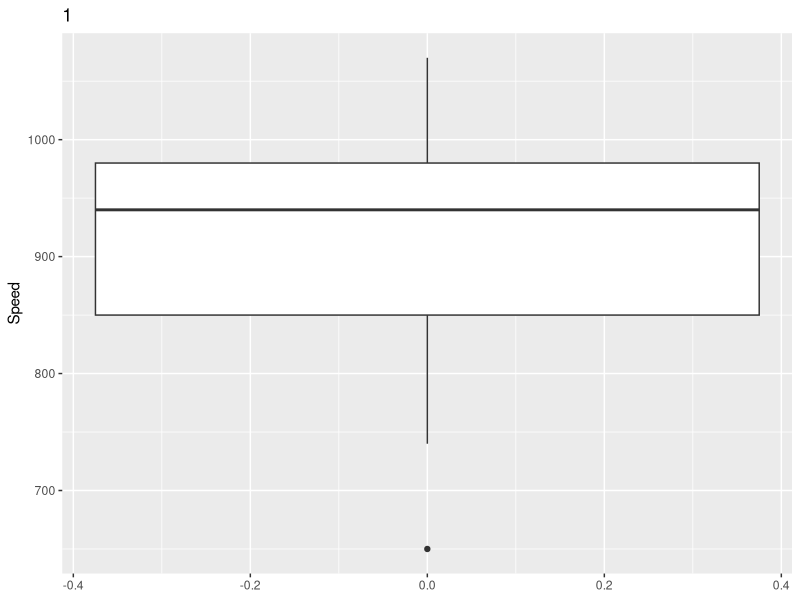
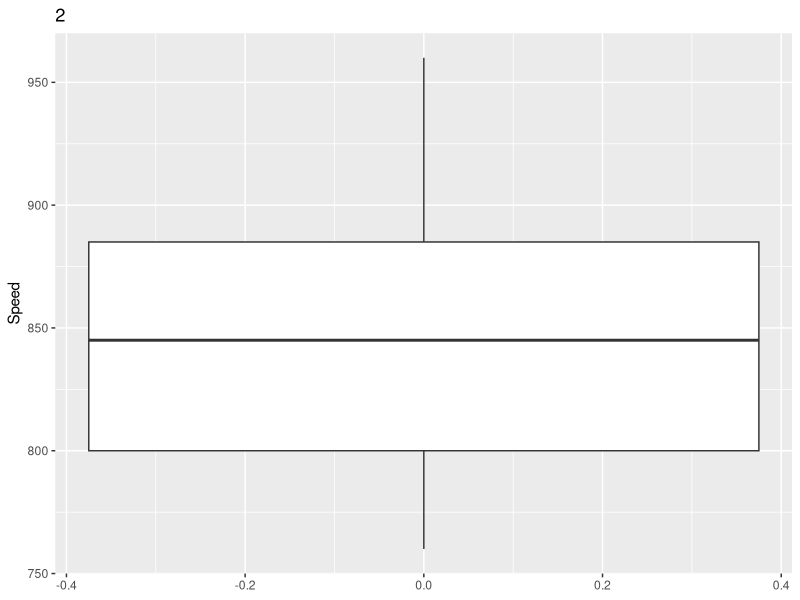
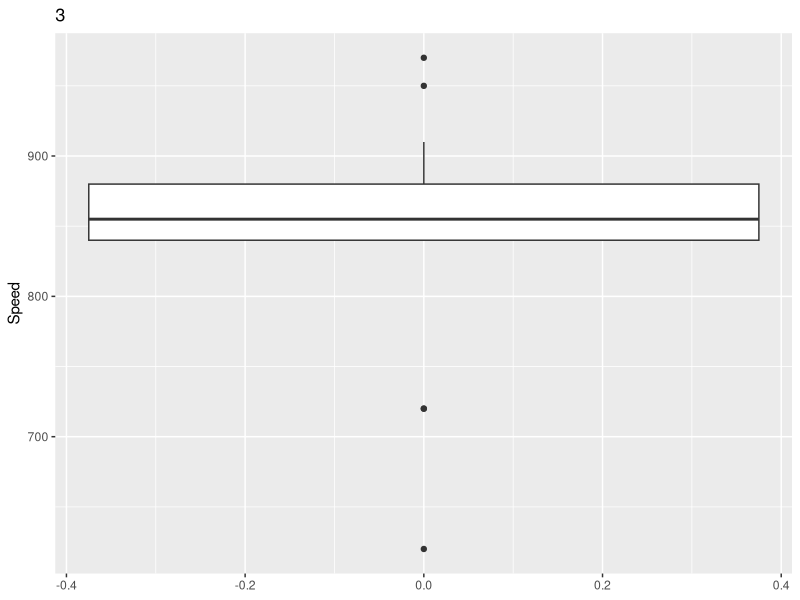
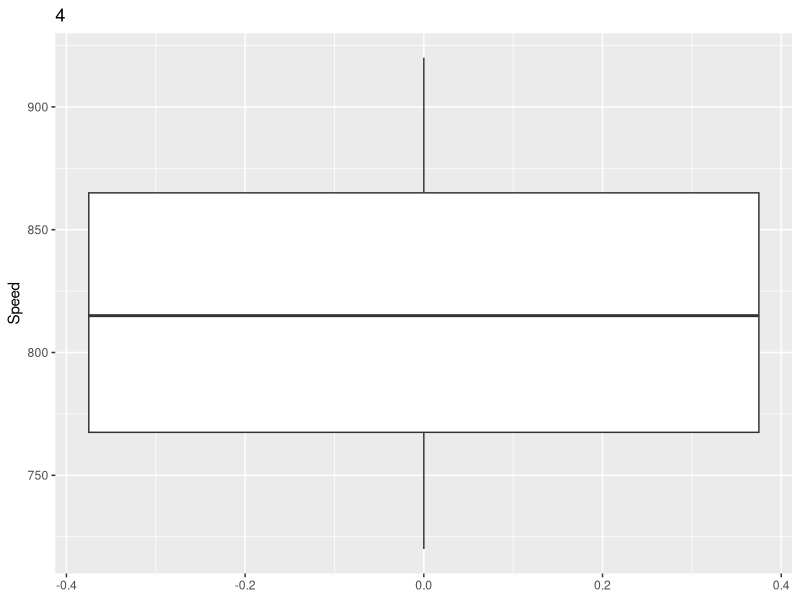
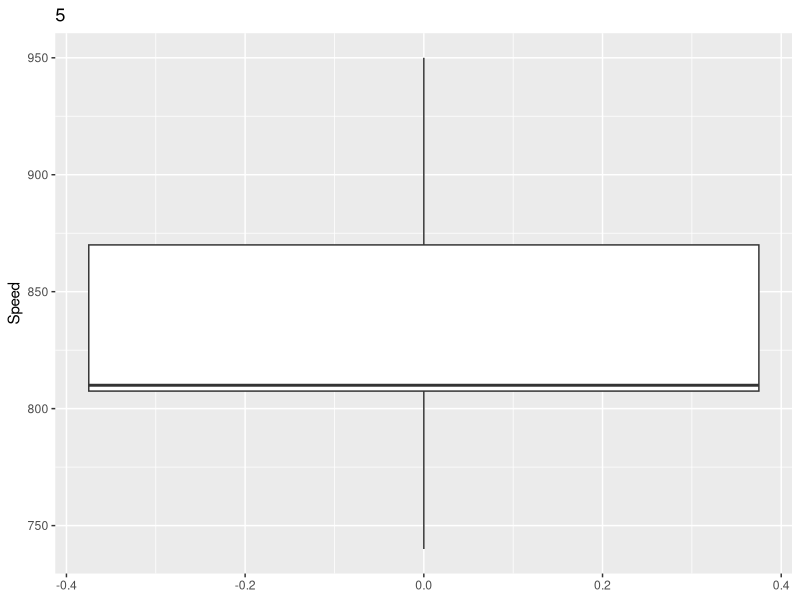
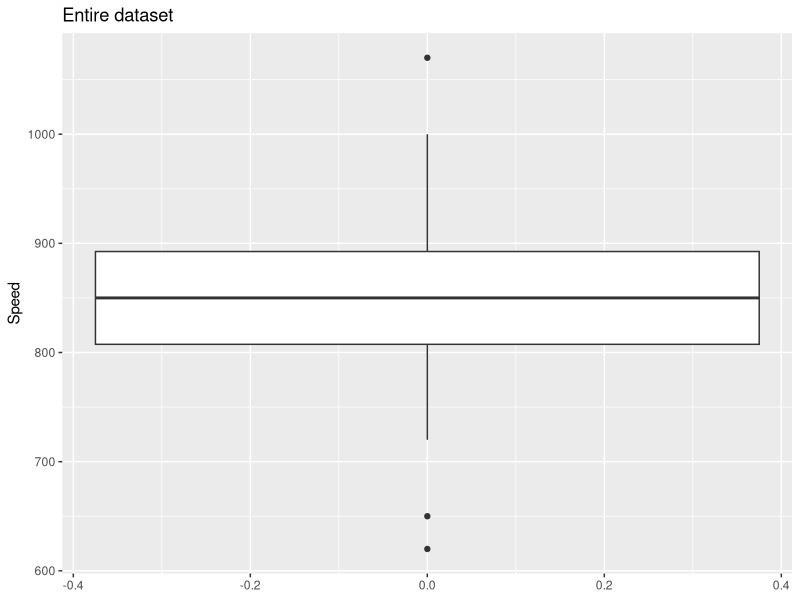
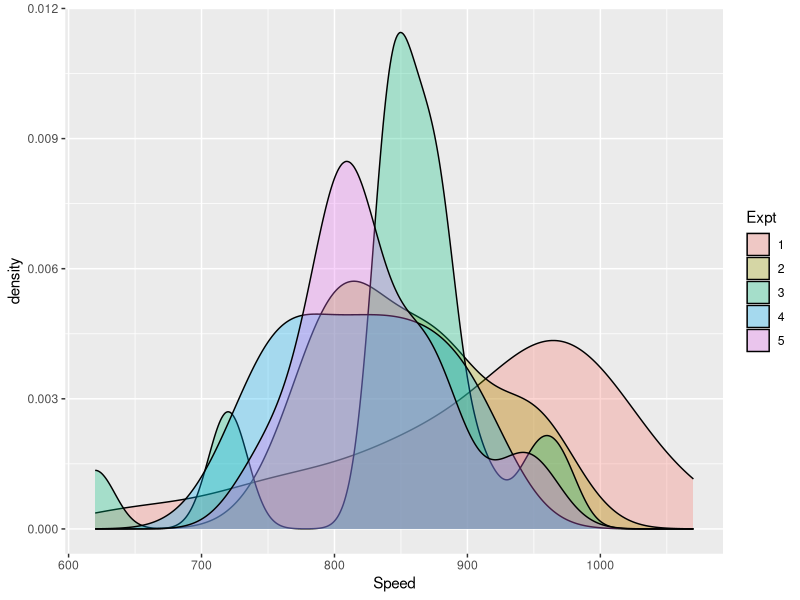
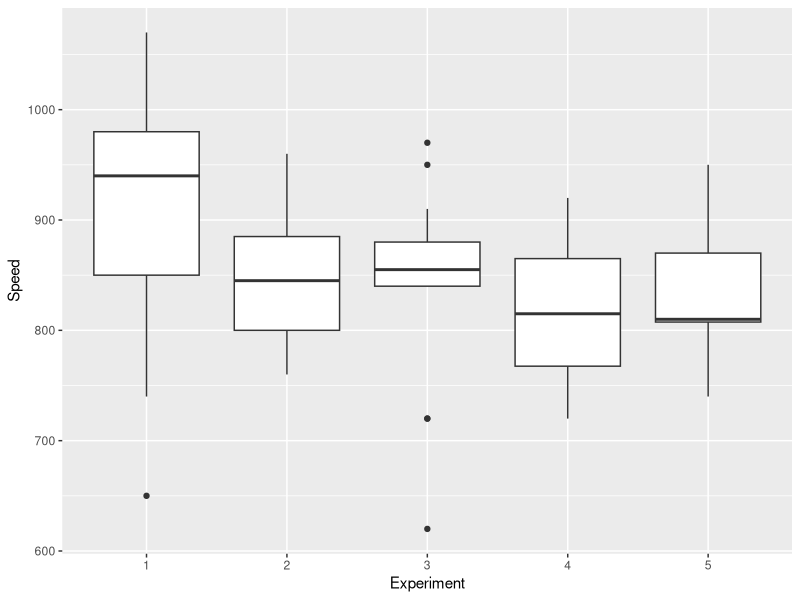

These figures' R source, in order:
## ---- chunk 1
knitr::opts_chunk$set(echo = TRUE)
## ---- chunk 2
library(dplyr)
library(ggplot2)
## ---- chunk 3
data <- read.csv("humans-names.csv")
morleydata <- read.table("morley.dat",header=T)
morley = read.table("morley.dat",header=T)

## ---- chunk 4
expt = unique(morley$Expt)
expt.i = expt[1]
mu = c()
std = c()
idx.list = list()
for(expt.i in expt)
{
  morley.i = morley[morley$Expt==expt.i,]
  print(ggplot(morley.i,aes(y=Speed)) + geom_boxplot() + ggtitle(expt.i))
  q1 = quantile(morley.i$Speed, 0.25)
  q3 = quantile(morley.i$Speed, 0.75)
  IQR = 1.5*(q3-q1)
  
  idx = which(morley.i$Speed < (q1 - IQR) | morley.i$Speed > (q3+IQR))
  #print(IQR)
  idx.list = c(idx.list, list(idx)) 
  print(morley.i$Speed[idx])
  
}
ggplot(morley,aes(y=Speed)) + geom_boxplot() + ggtitle("Entire dataset")
## ---- chunk 5
morleydata$Expt <- as.factor(morleydata$Expt)
#morley2$Expt = as.factor(morley2$Expt)
morleydata%>% ggplot(aes(x = Speed, fill = Expt))+
  geom_density(alpha = 0.3)
## ---- chunk 6
morleydata%>% group_by(Run) %>%  ggplot(aes(x = Expt, y = Speed))+
  geom_boxplot()+
  xlab("Experiment")
## ---- chunk 7

i=1
index = c()
for (expt.i in expt)
{
  idx.expt = which(morley$Expt==expt.i)
  idx = idx.expt[1] + idx.list[[i]]-1
  i=i+1
  index = c(index,idx)
}
index = setdiff(1:nrow(morley),index)
morley2 = morley[index,]
## ---- chunk 8
for(expt.i in expt)
{
  morley.i = morley2[morley2$Expt==expt.i,]
  print(ggplot(morley.i,aes(y=Speed)) + geom_boxplot() + ggtitle(expt.i))
}
## ---- chunk 9
morley2$Expt = as.factor(morley2$Expt)
morley2%>% ggplot(aes(x = Speed, fill = Expt))+
  geom_density(alpha = 0.3)

## ---- chunk 10

library(stringdist)
data = read.csv('humans-names.csv')
names = unique(data$Name)
data.2 = data
correct.names = c('James','David','Barbara','John','Michael','William','Elizabeth','Joseph','Jessica','Susan','Patricia','Robert','Linda','Mary','Marie','Jennifer','Richard','Jon')
names.mat = outer(correct.names,names,function(x,y){stringdist(x,y)})
idx = apply(names.mat,2,function(x){which(x<=2)})
for(i in 1:length(names))
{
  if(length(idx[[i]])==1)
    data.2$Name[data$Name==names[i]] = correct.names[idx[[i]]]
  else
  {  
    if(names[i]=='eJohn')
      data.2$Name[data$Name==names[i]] = 'John'
    else if(names[i]=='ohn')
      data.2$Name[data$Name==names[i]] = 'John'
    else if(names[i]=='Jeon')
      data.2$Name[data$Name==names[i]] = 'Jon'
    else if(names[i]=='Johen')
      data.2$Name[data$Name==names[i]] = 'John'
    else if(names[i]=='Mari')
      data.2$Name[data$Name==names[i]] = 'Marie'
    else if(names[i]=='oJhn')
      data.2$Name[data$Name==names[i]] = 'John'
    else if(names[i]=='Joh')
      data.2$Name[data$Name==names[i]] = 'John'
    else if(names[i]=='Maire')
      data.2$Name[data$Name==names[i]] = 'Marie'
    else if(names[i]=='on')
      data.2$Name[data$Name==names[i]] = 'Jon'
    else if(names[i]=='Marei')
      data.2$Name[data$Name==names[i]] = 'Marie'
    else if(names[i]=='Mar')
      data.2$Name[data$Name==names[i]] = 'Mary'
     else if(names[i]=='Jhn')
      data.2$Name[data$Name==names[i]] = 'John'
    else if(names[i]=='Maire')
      data.2$Name[data$Name==names[i]] = 'Marie'
    else if(names[i]=='Jn')
      data.2$Name[data$Name==names[i]] = 'Jon'
    else if(names[i]=='Marey')
      data.2$Name[data$Name==names[i]] = 'Mary'
    else if(names[i]=='Jhon')
      data.2$Name[data$Name==names[i]] = 'John'
     else if(names[i]=='Jonh')
      data.2$Name[data$Name==names[i]] = 'John'
    else if(names[i]=='Joen')
      data.2$Name[data$Name==names[i]] = 'Jon'
    else if(names[i]=='Jo')
      data.2$Name[data$Name==names[i]] = 'Jon'
   
  }
}
print(data.2$Name[!data.2$Name%in%correct.names])
## ---- chunk 11
names = data$Name[!data$Name%in%correct.names]
correct = data.2$Name[!data$Name%in%correct.names]
dist = data.frame(correct,stringdist(names,correct,method='dl'))
colnames(dist)= c('Name','distance')
ggplot(dist,aes(x=distance,group=Name)) + geom_histogram(binwidth=1)+xlab('Number of mistakes')+facet_wrap(Name~.) +ggtitle('Histogram of number of spelling mistakes for each name.')
## ---- chunk 12
names = unique(data$Name)
clean.data = function(data)
{
  data.3 = data
  
  correct.names = unique(data$Name[1:100]) #assume the first 100 names are correct
  names.mat = outer(correct.names,names,function(x,y){stringdist(x,y)})
  idx = apply(names.mat,2,function(x){which(x<=2)})
  for(i in 1:length(names))
  {
    data.3$Name[data$Name==names[i]] = correct.names[idx[[i]]][1]
  }
  return(data.3) 
}
data.3 = clean.data(data)
acc=length(data.3$Name[data.3$Name==data.2$Name])/length(data.3$Name)*100
print('Accuracy:')
print(sprintf('%f%s',acc,'%'))
